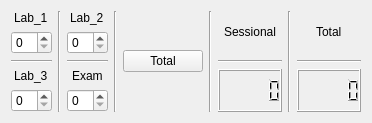
<?xml version="1.0" encoding="UTF-8"?>
<ui version="4.0">
 <class>Widget</class>
 <widget class="QWidget" name="Widget">
  <property name="geometry">
   <rect>
    <x>0</x>
    <y>0</y>
    <width>367</width>
    <height>115</height>
   </rect>
  </property>
  <property name="windowTitle">
   <string>Widget</string>
  </property>
  <layout class="QGridLayout" name="gridLayout_2">
   <item row="2" column="0">
    <layout class="QHBoxLayout" name="horizontalLayout">
     <item>
      <layout class="QVBoxLayout" name="verticalLayout">
       <item alignment="Qt::AlignHCenter|Qt::AlignVCenter">
        <widget class="QLabel" name="label_2">
         <property name="text">
          <string>Lab_1</string>
         </property>
        </widget>
       </item>
       <item>
        <widget class="QSpinBox" name="spinbox__lab_1">
         <property name="styleSheet">
          <string notr="true"/>
         </property>
        </widget>
       </item>
       <item>
        <widget class="Line" name="line_4">
         <property name="orientation">
          <enum>Qt::Horizontal</enum>
         </property>
        </widget>
       </item>
       <item alignment="Qt::AlignHCenter|Qt::AlignVCenter">
        <widget class="QLabel" name="label_5">
         <property name="text">
          <string>Lab_3</string>
         </property>
        </widget>
       </item>
       <item>
        <widget class="QSpinBox" name="spinbox__lab_3"/>
       </item>
      </layout>
     </item>
     <item>
      <widget class="Line" name="line_2">
       <property name="orientation">
        <enum>Qt::Vertical</enum>
       </property>
      </widget>
     </item>
     <item>
      <layout class="QVBoxLayout" name="verticalLayout_2">
       <item alignment="Qt::AlignHCenter|Qt::AlignVCenter">
        <widget class="QLabel" name="label_4">
         <property name="text">
          <string>Lab_2</string>
         </property>
        </widget>
       </item>
       <item>
        <widget class="QSpinBox" name="spinbox__lab_2"/>
       </item>
       <item>
        <widget class="Line" name="line_7">
         <property name="orientation">
          <enum>Qt::Horizontal</enum>
         </property>
        </widget>
       </item>
       <item alignment="Qt::AlignHCenter|Qt::AlignVCenter">
        <widget class="QLabel" name="label">
         <property name="text">
          <string>Exam</string>
         </property>
        </widget>
       </item>
       <item>
        <widget class="QSpinBox" name="spinbox__exam"/>
       </item>
      </layout>
     </item>
     <item>
      <widget class="Line" name="line_3">
       <property name="orientation">
        <enum>Qt::Vertical</enum>
       </property>
      </widget>
     </item>
     <item>
      <layout class="QVBoxLayout" name="verticalLayout_3">
       <item alignment="Qt::AlignHCenter|Qt::AlignVCenter">
        <widget class="QPushButton" name="pushButton">
         <property name="text">
          <string>Total</string>
         </property>
        </widget>
       </item>
      </layout>
     </item>
     <item>
      <widget class="Line" name="line">
       <property name="orientation">
        <enum>Qt::Vertical</enum>
       </property>
      </widget>
     </item>
     <item>
      <layout class="QVBoxLayout" name="verticalLayout_5">
       <item alignment="Qt::AlignHCenter|Qt::AlignVCenter">
        <widget class="QLabel" name="label_3">
         <property name="text">
          <string>Sessional</string>
         </property>
        </widget>
       </item>
       <item>
        <widget class="Line" name="line_8">
         <property name="orientation">
          <enum>Qt::Horizontal</enum>
         </property>
        </widget>
       </item>
       <item>
        <widget class="QLCDNumber" name="Sessional"/>
       </item>
      </layout>
     </item>
     <item>
      <widget class="Line" name="line_5">
       <property name="orientation">
        <enum>Qt::Vertical</enum>
       </property>
      </widget>
     </item>
     <item>
      <layout class="QVBoxLayout" name="verticalLayout_4">
       <item alignment="Qt::AlignHCenter|Qt::AlignVCenter">
        <widget class="QLabel" name="label_8">
         <property name="text">
          <string>Total</string>
         </property>
        </widget>
       </item>
       <item>
        <widget class="Line" name="line_6">
         <property name="orientation">
          <enum>Qt::Horizontal</enum>
         </property>
        </widget>
       </item>
       <item>
        <widget class="QLCDNumber" name="Total"/>
       </item>
      </layout>
     </item>
    </layout>
   </item>
  </layout>
 </widget>
 <layoutdefault spacing="6" margin="11"/>
 <resources/>
 <connections/>
</ui>
